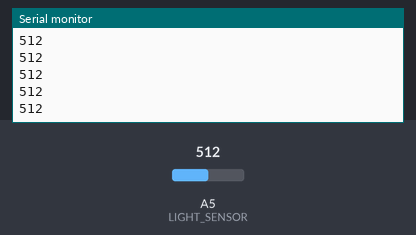
The sketch below on a simulated Arduino Uno, built with avr-gcc and run on an emulated ATmega328P. Shown: the last lines printed to the serial monitor. The inputs (shaded band) are chosen by the test bench; at power-on: A5 (LIGHT_SENSOR) = 512.

Above: at 1.2 s.
1.3 s: A5 (LIGHT_SENSOR) set to 716
At 2.1 s:
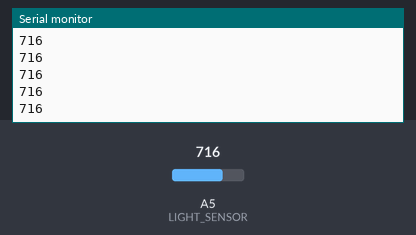
2.8 s: A5 (LIGHT_SENSOR) set to 900
At 3.7 s:
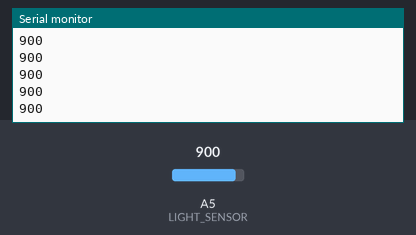
Timing chart, 0 to 5.8 s (numbered marks = the images above; inputs shaded):
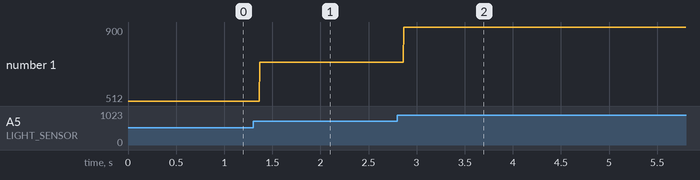

The sketch:

ldr.ino.ino
```cpp
const int LIGHT_SENSOR = A5;
const int SAMPLES_PER_UI = 20; // # samples in unit interval
const int DELAY = 50;
const int LIGHT_RISE_TIME = 40; // Delay time for red light input high/low to take effect


void setup() {
  pinMode(LIGHT_SENSOR, INPUT);
  Serial.begin(9600);
}

void sample() {
  int ldrValue = analogRead(LIGHT_SENSOR);
  Serial.println(ldrValue);
  delay(DELAY / SAMPLES_PER_UI);
}


void loop() {
    sample();
  }
```

Measured:
- after the input at 1.3 s, the serial monitor: prints a new line after 0.07 s (image 1)
- after the input at 2.8 s, the serial monitor: prints a new line after 0.07 s (image 2)
- plotted number 1: 512 → 716 after the input at 1.3 s, 716 → 900 after the input at 2.8 s
